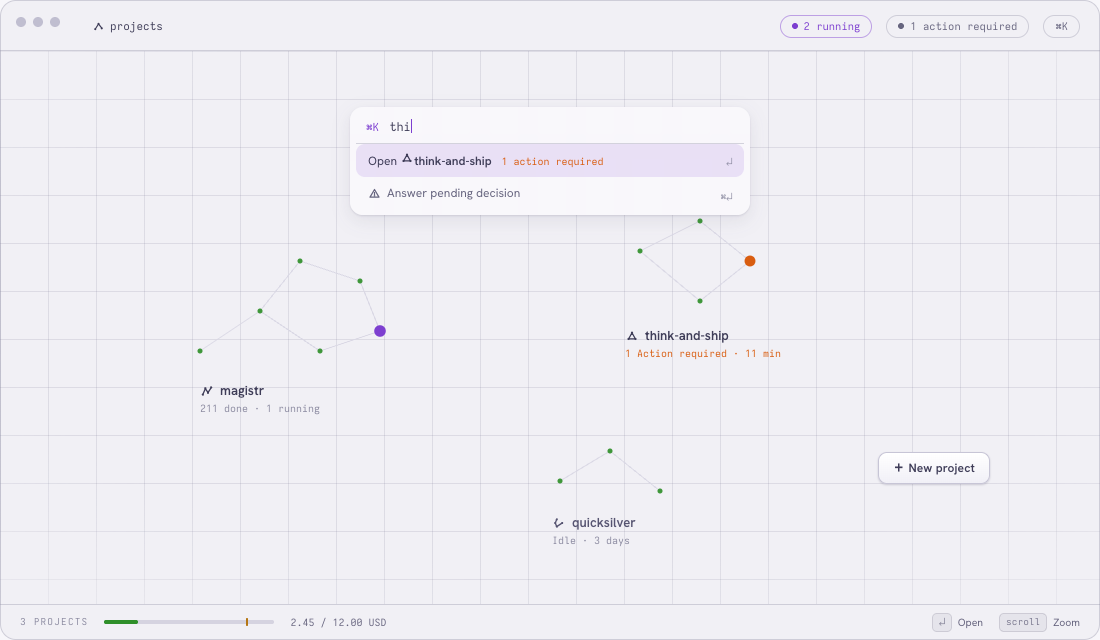
#> input picture crates/magistr-gui2/tests/mocks/day-01.png, 1100 x 640 px
$ python png-to-svg.py ../crates/magistr-gui2/tests/mocks/day-01.png out.png
#> lines starting #> are read from the running program, lines starting #| are printed output that depends on the picture; after the words box and inside, x2 and y2 are one past the last pixel; in counts of white or black regions, pixels touching at a corner belong together
#!/usr/bin/env python3
"""Trace a PNG logo into a clean SVG using potrace.

Usage:
    uv run --with pillow scripts/png-to-svg.py <input.png> <output.svg> [--viewbox WxH] [--fill COLOR]

The script:
1. Loads the PNG with Pillow
2. Converts to grayscale, thresholds to 1-bit bitmap
3. Writes a temporary PBM file
4. Runs potrace to produce an SVG
5. Optionally wraps in a custom viewBox and fill color
"""
import argparse
import subprocess
import sys
import tempfile
from pathlib import Path


def main():
    parser = argparse.ArgumentParser(description="Trace PNG to SVG via potrace")
    parser.add_argument("input", help="Input PNG file")
    parser.add_argument("output", help="Output SVG file")
    parser.add_argument("--viewbox", default=None, help="Custom viewBox as WxH (e.g. 32x32)")
    parser.add_argument("--fill", default="#7c3aed", help="Fill color for the traced path")
    parser.add_argument("--bg", default=None, help="Background rect color (e.g. #1a1b26)")
    parser.add_argument("--bg-rx", default="0", help="Background rect corner radius")
    parser.add_argument("--threshold", type=int, default=128, help="Grayscale threshold (0-255)")
    parser.add_argument("--invert", action="store_true", help="Invert bitmap (trace dark areas)")
    args = parser.parse_args()

    try:
        from PIL import Image
    except ImportError:
        print("Error: Pillow required. Run: uv run --with pillow scripts/png-to-svg.py ...", file=sys.stderr)
        sys.exit(1)

    img = Image.open(args.input)
#> img is the input picture: PIL image 1100x640 RGB; mean R, G, B 239.3, 238, 243.5

    # Use alpha channel if present, otherwise use luminance
    if img.mode == "RGBA":
        # Extract alpha — trace the visible (non-transparent) region
        alpha = img.split()[3]
        bw = alpha.point(lambda p: 0 if p > args.threshold else 255, "1")
    else:
        gray = img.convert("L")
        bw = gray.point(lambda p: 0 if p > args.threshold else 255, "1")
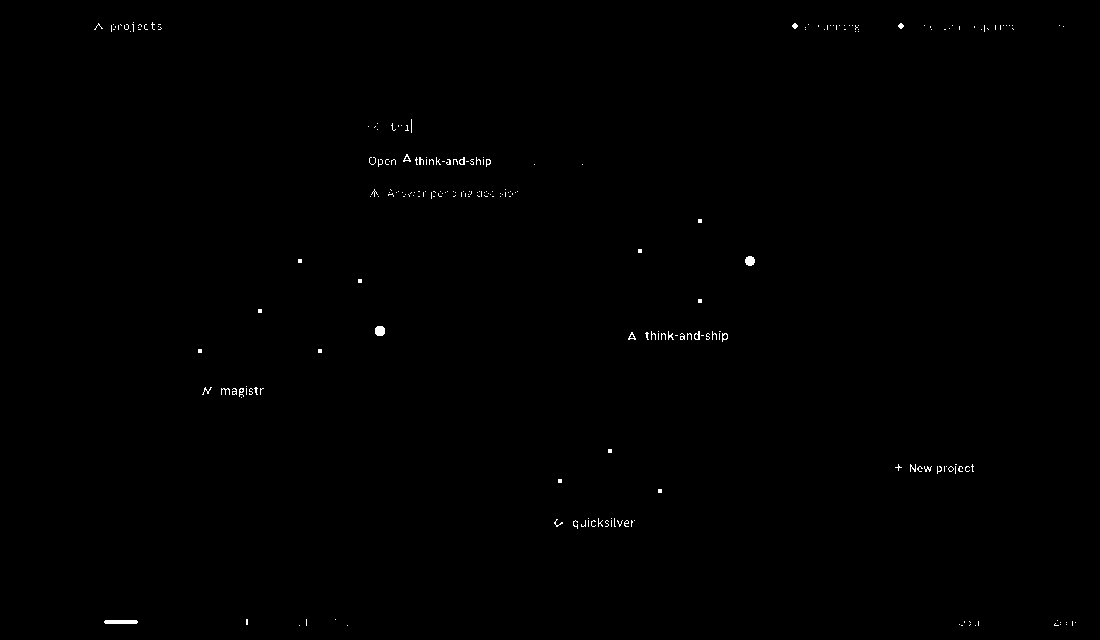
#> bw: PIL image 1100x640 1; 0.28% white in thin lines or dots, all inside (x1, y1, x2, y2) = (94, 22, 1076, 626)

    if args.invert:
        bw = bw.point(lambda p: 255 - p)

    with tempfile.NamedTemporaryFile(suffix=".pbm", delete=False) as tmp:
        pbm_path = tmp.name
        bw.save(pbm_path)

    # Run potrace: PBM -> SVG
    with tempfile.NamedTemporaryFile(suffix=".svg", delete=False) as tmp:
        svg_tmp = tmp.name

    subprocess.run(
        ["potrace", pbm_path, "-s", "-o", svg_tmp, "--flat", "--turdsize", "10"],
        check=True,
    )
#> (this line was passed over: subprocess is not available in this run)

    # Read the raw potrace SVG and extract the path data
    svg_content = Path(svg_tmp).read_text()

    # Parse dimensions from potrace output and extract path
    import re

    # Extract all path d= attributes
    paths = re.findall(r'd="([^"]+)"', svg_content)

    if not paths:
        print("Error: no paths found in potrace output", file=sys.stderr)
#> (the run stopped early here; a loop or call above may not have finished)

$ run again, on crates/magistr-gui2/tests/mocks/day-F4.png
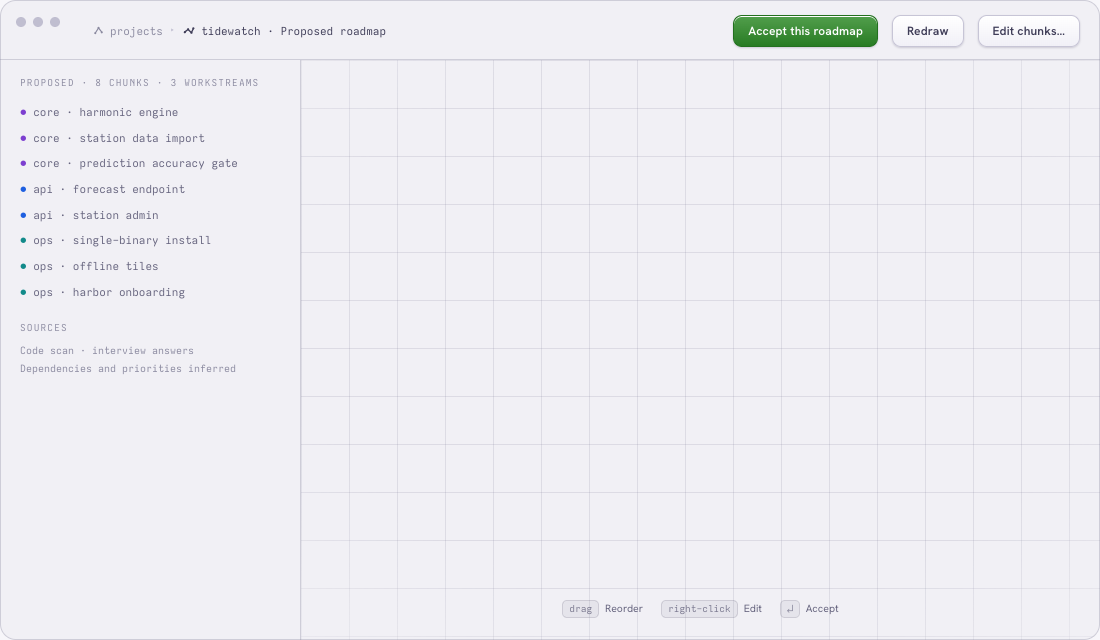
#> input picture crates/magistr-gui2/tests/mocks/day-F4.png, 1100 x 640 px
#> in main, img is the input picture: PIL image 1100x640 RGB; mean R, G, B 238.2, 237.7, 242.5
#> in main, `bw = gray.point(lambda p: 0 if p > args.threshold else 255, "1")`:
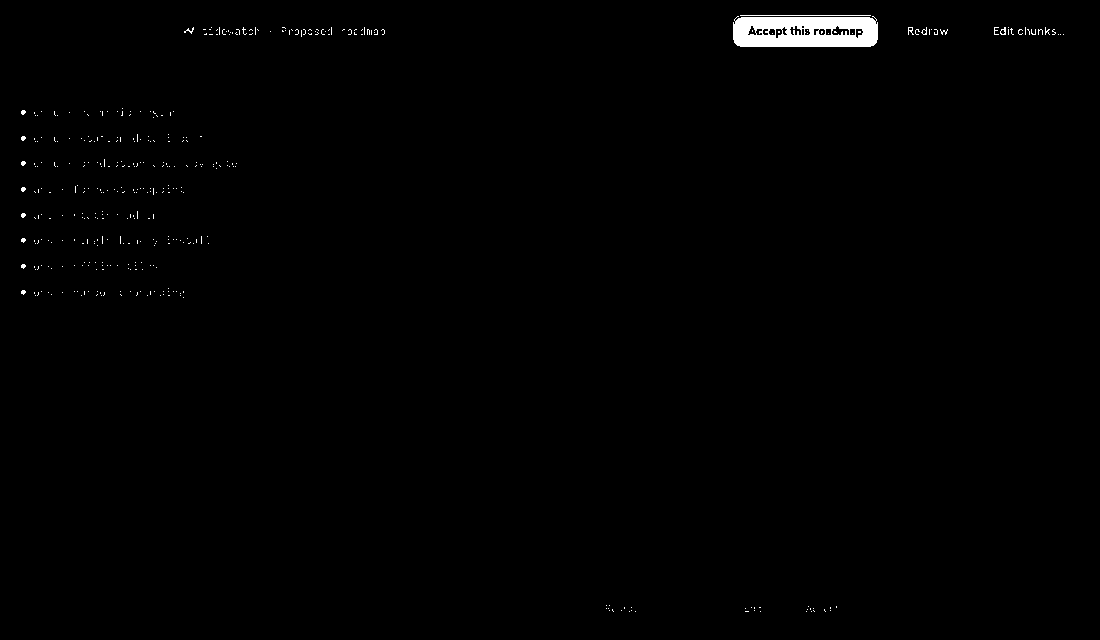
#> bw: PIL image 1100x640 1; 0.73% white; 406 white regions (399 under 20 px), largest, box (x1, y1, x2, y2) and area: (733, 16, 878, 47) 3763, (740, 15, 871, 16) 131, (1000, 27, 1006, 35) 26
